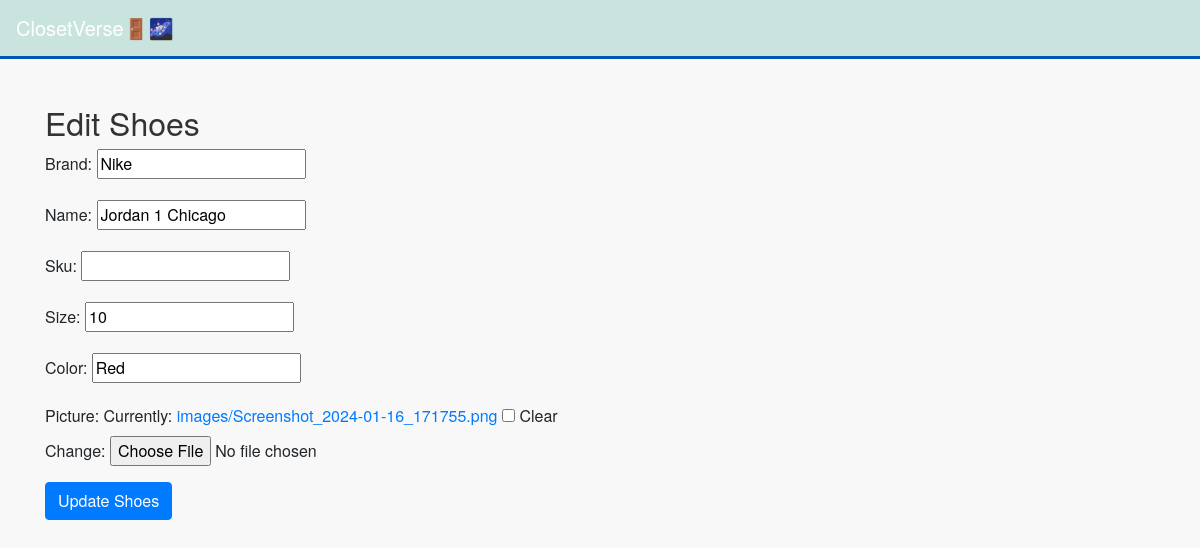
The page /shoes/edit/2/ on the database its author committed.
### outfits/models.py (models this page shows, shortened)
class Shoes(models.Model):
    brand = models.CharField(max_length=100)
    name = models.CharField(max_length=100)
    sku = models.CharField(max_length=100, blank=True, null=True)  # optional
    size = models.CharField(max_length=10, blank=True, null=True)  # optional
    color = models.CharField(max_length=30, blank=True, null=True, db_index=True) # optional, index on shoes color
    picture = models.ImageField(upload_to='images/', blank=True, null=True) # optional

### outfits/views.py (the view)
# urls.py: path('shoes/edit/<int:pk>/', views.edit_shoes, name='edit_shoes'),
def edit_shoes(request, pk):
    shoe = get_object_or_404(Shoes, pk=pk)
    if request.method == 'POST':
        form = ShoesForm(request.POST, request.FILES, instance=shoe)
        if form.is_valid():
            form.save()
            return redirect('list_shoes')
    else:
        form = ShoesForm(instance=shoe)
    return render(request, 'add_edit_shoes.html', {'form': form, 'edit_mode': True, 'item_id': pk})

### outfits/forms.py
class ShoesForm(forms.ModelForm):
    class Meta:
        model = Shoes
        fields = ['brand', 'name', 'sku', 'size', 'color', 'picture']

### outfits/templates/add_edit_shoes.html (shortened to what this page needs)
{% extends 'base.html' %}
{% block content %}
    <h2>{% if edit_mode %}Edit Shoes{% else %}Add New Shoes{% endif %}</h2>
    <form method="post" enctype="multipart/form-data">
        {{ form.as_p }}
        <button type="submit" class="btn btn-primary">{% if edit_mode %}Update{% else %}Add{% endif %} Shoes</button>
    </form>
{% endblock %}

### outfits/static/style.css (style rules this page uses)
body { background-color: #f8f9fa; font-family: 'Helvetica Neue', Helvetica, Arial, sans-serif; }
h1, h2, h3, h4, h5, h6 { color: #333; }
.btn-primary { background-color: #007bff; border-color: #007bff; }

### rows shown on the page
Shoes: brand "Nike", name "Jordan 1 Chicago", size "10", color "Red"
